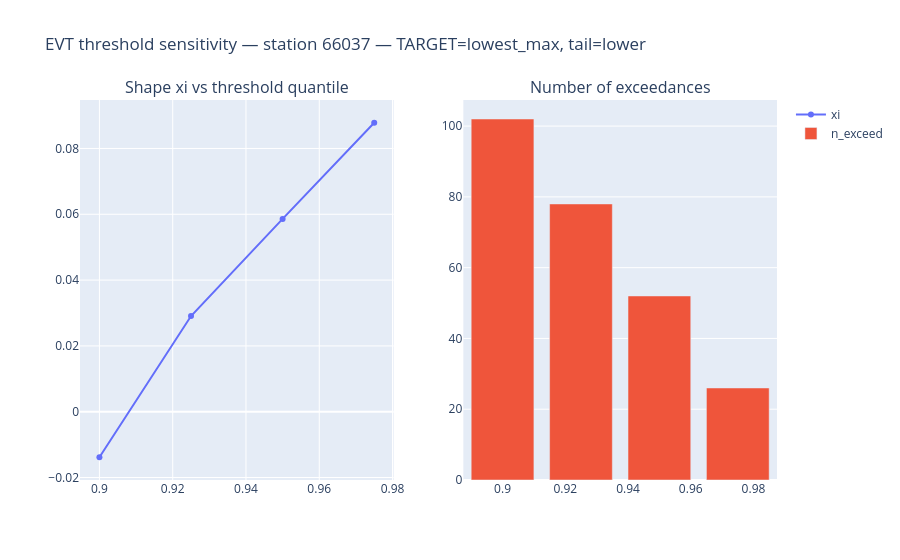
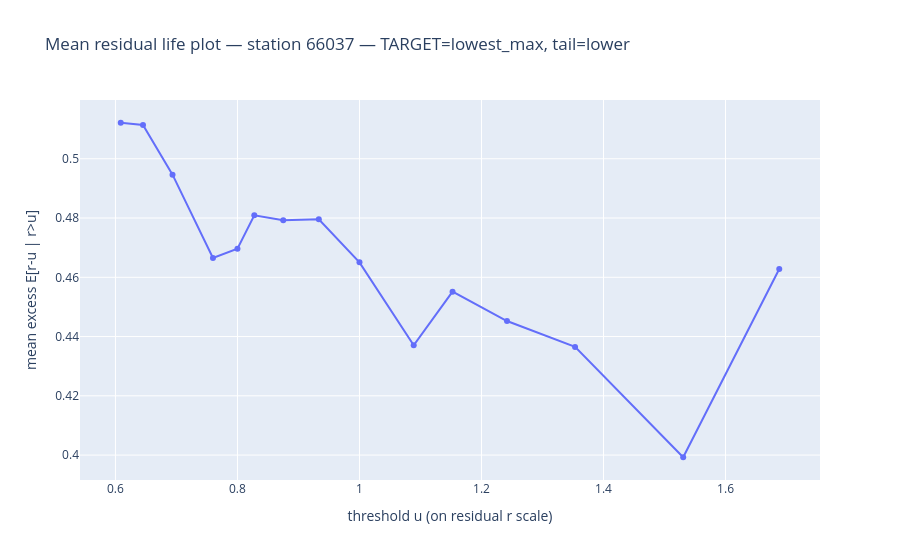
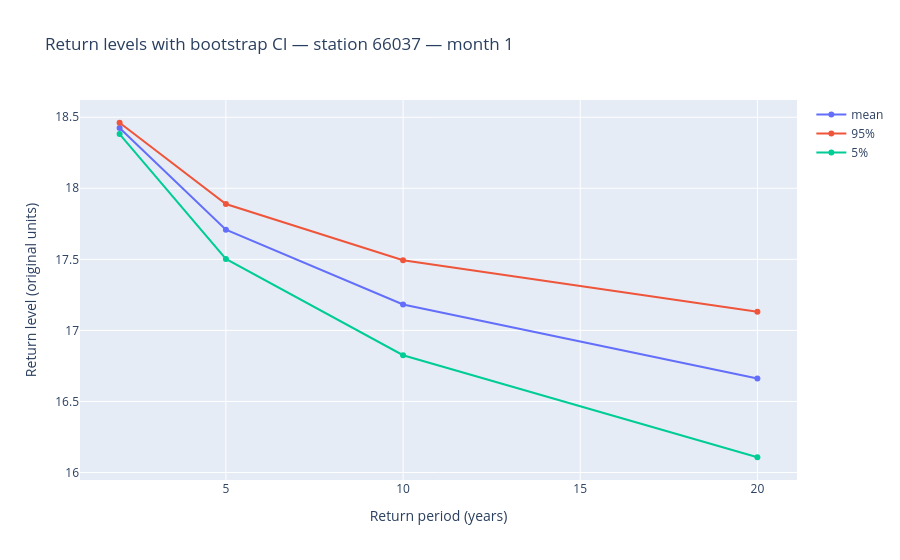

The notebook cell these images were saved under, in order:
### Markdown cell above
## EVT diagnostics (threshold sensitivity + return levels)

EVT is powerful but **sensitive to the threshold choice**. For the chosen `TARGET` and `TAIL`, we produce:

1. **Threshold sensitivity plot**: fitted shape \(\xi\) vs threshold quantile (and number of exceedances).
2. **Mean residual life (MRL)** plot: \(\mathbb{E}[r-u \mid r>u]\) vs \(u\). A roughly linear MRL region supports a GPD tail.
3. **Return levels** (example station): estimate the \(T\)-year return level and a bootstrap confidence interval.

These are “thesis-grade” additions because they justify the EVT choices rather than treating EVT as a black box.

### Code cell
# ==========================
# EVT diagnostics (on full data) for the example station
# ==========================

panel_full = complete_monthly_grid(make_target_panel(df, TARGET))
obs_full = panel_full.dropna(subset=["x"]).copy()

# Fit full climatology quantiles (q25,q50,q75) for standardisation
quant_full = fit_station_month_quantiles(obs_full, q_list=[0.25,0.5,0.75])
panel_full = add_quantiles(panel_full, quant_full)

# Build residual series r for the example station
g = panel_full.loc[(panel_full["station"]==EXAMPLE_STATION)].dropna(subset=["x","q25","q50","q75"]).copy()
sigma = np.maximum(g["q75"] - g["q25"], 1e-6).values
if TAIL == "upper":
    r = (g["x"].values - g["q50"].values) / sigma
else:
    r = (g["q50"].values - g["x"].values) / sigma

# Threshold sensitivity: xi vs threshold quantile
rows = []
for q0 in THRESH_GRID:
    u = float(np.quantile(r, q0))
    excess = (r[r>u] - u)
    xi, beta = fit_gpd_mom(excess)
    rows.append({"threshold_quantile": q0, "u": u, "n_exceed": int(len(excess)), "xi": xi, "beta": beta})

sens = pd.DataFrame(rows)
display(sens)

fig = make_subplots(rows=1, cols=2, subplot_titles=["Shape xi vs threshold quantile","Number of exceedances"])
fig.add_trace(go.Scatter(x=sens["threshold_quantile"], y=sens["xi"], mode="lines+markers", name="xi"), row=1,col=1)
fig.add_trace(go.Bar(x=sens["threshold_quantile"], y=sens["n_exceed"], name="n_exceed"), row=1,col=2)
fig.update_layout(title=f"EVT threshold sensitivity — station {EXAMPLE_STATION} — TARGET={TARGET}, tail={TAIL}")
save_fig(fig, f"evt_threshold_sensitivity_station_{EXAMPLE_STATION}_{TARGET}_{TAIL}")

# Mean residual life (MRL) plot
# Choose a grid of u values as quantiles of r
mrl_q = np.linspace(0.80, 0.98, 15)
mrl_rows = []
for q0 in mrl_q:
    u = float(np.quantile(r, q0))
    exc = r[r>u] - u
    mrl_rows.append({"q": q0, "u": u, "mean_excess": float(np.mean(exc)) if len(exc)>0 else np.nan, "n_exc": int(len(exc))})

mrl = pd.DataFrame(mrl_rows)

fig = go.Figure()
fig.add_trace(go.Scatter(x=mrl["u"], y=mrl["mean_excess"], mode="lines+markers", name="MRL"))
fig.update_layout(title=f"Mean residual life plot — station {EXAMPLE_STATION} — TARGET={TARGET}, tail={TAIL}",
                  xaxis_title="threshold u (on residual r scale)", yaxis_title="mean excess E[r-u | r>u]")
save_fig(fig, f"evt_mrl_station_{EXAMPLE_STATION}_{TARGET}_{TAIL}")

# Fit EVT at the chosen P0 threshold (on r series)
u0 = float(np.quantile(r, P0))
excess0 = r[r>u0] - u0
xi0, beta0 = fit_gpd_mom(excess0)
p_u0 = float(len(excess0)/len(r))
xi0 = float(np.clip(xi0 if np.isfinite(xi0) else 0.0, -0.5, 0.5))
if not np.isfinite(beta0) or beta0 <= 0:
    beta0 = float(np.mean(excess0)) if len(excess0)>0 else np.nan

print("Chosen threshold quantile P0 =", P0, "-> u0 =", round(u0,3), "n_exceed =", len(excess0))
print("GPD params (mom): xi =", round(xi0,3), "beta =", round(beta0,3), "p_u =", round(p_u0,3))

# Return level table for a representative month (pick January unless you want another month)
MONTH_FOR_RETURN = 1
q_row = quant_full.loc[(quant_full["station"]==EXAMPLE_STATION) & (quant_full["Month"]==MONTH_FOR_RETURN)].copy()
q25m, q50m, q75m = float(q_row["q25"].iloc[0]), float(q_row["q50"].iloc[0]), float(q_row["q75"].iloc[0])
sigm = max(q75m - q25m, 1e-6)

T_years = [2,5,10,20]
ret_rows = []
for T in T_years:
    tail_prob = 1/(12*T)
    q_r = 1 - tail_prob
    rT = gpd_quantile(u0, p_u0, xi0, beta0, q_r)
    if TAIL == "upper":
        xT = q50m + sigm*rT
    else:
        xT = q50m - sigm*rT
    yT = from_working_scale(xT, TARGET)
    ret_rows.append({"T_years": T, "tail_prob": tail_prob, "return_level_y": yT})

ret_tbl = pd.DataFrame(ret_rows)
display(ret_tbl)
save_table(ret_tbl, f"evt_return_levels_station_{EXAMPLE_STATION}_{TARGET}_{TAIL}")

# Bootstrap CIs for return levels (resample exceedances)
boot_levels = {T: [] for T in T_years}
rng = np.random.default_rng(0)

if len(excess0) >= 20:
    for b in range(N_BOOT):
        sample = rng.choice(excess0, size=len(excess0), replace=True)
        xi_b, beta_b = fit_gpd_mom(sample)
        xi_b = float(np.clip(xi_b if np.isfinite(xi_b) else 0.0, -0.5, 0.5))
        if not np.isfinite(beta_b) or beta_b <= 0:
            beta_b = float(np.mean(sample))

        for T in T_years:
            tail_prob = 1/(12*T)
            q_r = 1 - tail_prob
            rT = gpd_quantile(u0, p_u0, xi_b, beta_b, q_r)
            if TAIL == "upper":
                xT = q50m + sigm*rT
            else:
                xT = q50m - sigm*rT
            boot_levels[T].append(from_working_scale(xT, TARGET))

    ci_rows = []
    for T in T_years:
        arr = np.asarray(boot_levels[T])
        ci_rows.append({
            "T_years": T,
            "return_level_mean": float(np.mean(arr)),
            "ci_05": float(np.quantile(arr, 0.05)),
            "ci_95": float(np.quantile(arr, 0.95)),
        })
    ci_tbl = pd.DataFrame(ci_rows)
    display(ci_tbl)
    save_table(ci_tbl, f"evt_return_levels_bootstrap_CI_station_{EXAMPLE_STATION}_{TARGET}_{TAIL}")

    fig = go.Figure()
    fig.add_trace(go.Scatter(x=ci_tbl["T_years"], y=ci_tbl["return_level_mean"], mode="lines+markers", name="mean"))
    fig.add_trace(go.Scatter(x=ci_tbl["T_years"], y=ci_tbl["ci_95"], mode="lines+markers", name="95%"))
    fig.add_trace(go.Scatter(x=ci_tbl["T_years"], y=ci_tbl["ci_05"], mode="lines+markers", name="5%"))
    fig.update_layout(title=f"Return levels with bootstrap CI — station {EXAMPLE_STATION} — month {MONTH_FOR_RETURN}",
                      xaxis_title="Return period (years)", yaxis_title="Return level (original units)")
    save_fig(fig, f"evt_return_levels_bootstrap_plot_station_{EXAMPLE_STATION}_{TARGET}_{TAIL}")
else:
    print("Not enough exceedances for bootstrap CI (need ~20+).")

### Figure 1 — Plotly figure (JSON) as saved in the notebook; plotly's stock layout.template omitted (floating-point values rounded to 4 significant figures)
{"data": [{"mode": "lines+markers", "name": "xi", "type": "scatter", "x": [0.9, 0.925, 0.95, 0.975], "xaxis": "x", "y": [-0.01384, 0.02907, 0.0586, 0.08782], "yaxis": "y"}, {"name": "n_exceed", "type": "bar", "x": [0.9, 0.925, 0.95, 0.975], "xaxis": "x2", "y": [102, 78, 52, 26], "yaxis": "y2"}], "layout": {"annotations": [{"font": {"size": 16}, "showarrow": false, "text": "Shape xi vs threshold quantile", "x": 0.225, "xanchor": "center", "xref": "paper", "y": 1, "yanchor": "bottom", "yref": "paper"}, {"font": {"size": 16}, "showarrow": false, "text": "Number of exceedances", "x": 0.775, "xanchor": "center", "xref": "paper", "y": 1, "yanchor": "bottom", "yref": "paper"}], "title": {"text": "EVT threshold sensitivity — station 66037 — TARGET=lowest_max, tail=lower"}, "xaxis": {"anchor": "y", "domain": [0, 0.45]}, "xaxis2": {"anchor": "y2", "domain": [0.55, 1]}, "yaxis": {"anchor": "x", "domain": [0, 1]}, "yaxis2": {"anchor": "x2", "domain": [0, 1]}}}

### Figure 2 — Plotly figure (JSON) as saved in the notebook; plotly's stock layout.template omitted (floating-point values rounded to 4 significant figures)
{"data": [{"mode": "lines+markers", "name": "MRL", "type": "scatter", "x": [0.6087, 0.6452, 0.6936, 0.7598, 0.8, 0.8276, 0.875, 0.9333, 1.0, 1.089, 1.153, 1.242, 1.353, 1.531, 1.688], "y": [0.5122, 0.5114, 0.4946, 0.4665, 0.4696, 0.4809, 0.4792, 0.4796, 0.465, 0.4371, 0.4552, 0.4452, 0.4365, 0.3993, 0.4628]}], "layout": {"title": {"text": "Mean residual life plot — station 66037 — TARGET=lowest_max, tail=lower"}, "xaxis": {"title": {"text": "threshold u (on residual r scale)"}}, "yaxis": {"title": {"text": "mean excess E[r-u | r>u]"}}}}

### Figure 3 — Plotly figure (JSON) as saved in the notebook; plotly's stock layout.template omitted (floating-point values rounded to 4 significant figures)
{"data": [{"mode": "lines+markers", "name": "mean", "type": "scatter", "x": [2, 5, 10, 20], "y": [18.42, 17.71, 17.18, 16.66]}, {"mode": "lines+markers", "name": "95%", "type": "scatter", "x": [2, 5, 10, 20], "y": [18.46, 17.89, 17.49, 17.13]}, {"mode": "lines+markers", "name": "5%", "type": "scatter", "x": [2, 5, 10, 20], "y": [18.38, 17.5, 16.83, 16.11]}], "layout": {"title": {"text": "Return levels with bootstrap CI — station 66037 — month 1"}, "xaxis": {"title": {"text": "Return period (years)"}}, "yaxis": {"title": {"text": "Return level (original units)"}}}}
